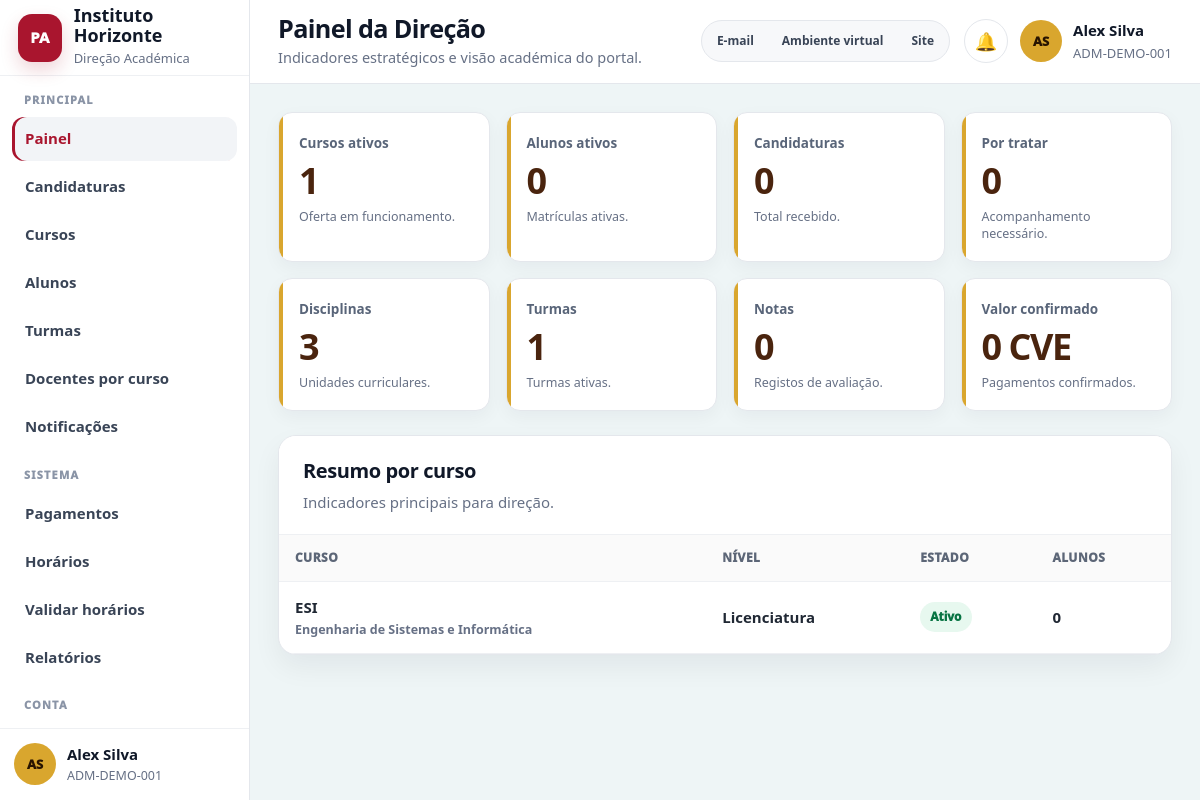
Screenshot of /dashboards/direcao.php (signed in) with the database file from the repository.
### tables this page shows
CREATE TABLE `users` (
    `id` INT AUTO_INCREMENT PRIMARY KEY,
    `institutional_id` VARCHAR(80) NULL UNIQUE,
    `full_name` VARCHAR(180) NOT NULL,
    `email` VARCHAR(180) NOT NULL UNIQUE,
    `personal_email` VARCHAR(180) NULL,
    `phone` VARCHAR(50) NULL,
    `birth_date` DATE NULL,
    `document_type` VARCHAR(80) NULL,
    `document_number` VARCHAR(100) NULL,
    `address` TEXT NULL,
    `password_hash` VARCHAR(255) NOT NULL,
    `role` VARCHAR(50) NULL,
    `roles` TEXT NULL,
    `status` VARCHAR(30) NOT NULL DEFAULT 'active',
    `is_active` TINYINT(1) NOT NULL DEFAULT 1,
    `must_change_password` TINYINT(1) NOT NULL DEFAULT 0,
    `profile_photo` VARCHAR(255) NULL,
    `identity_document_file` VARCHAR(255) NULL,
    `last_login_at` DATETIME NULL,
    `created_at` DATETIME NOT NULL DEFAULT CURRENT_TIMESTAMP,
    `updated_at` DATETIME NULL DEFAULT NULL ON UPDATE CURRENT_TIMESTAMP,
    INDEX `idx_users_institutional_id` (`institutional_id`),
    INDEX `idx_users_email` (`email`),
    INDEX `idx_users_role` (`role`),
    INDEX `idx_users_status` (`status`)
);

CREATE TABLE `courses` (
    `id` INT AUTO_INCREMENT PRIMARY KEY,
    `code` VARCHAR(50) NOT NULL UNIQUE,
    `name` VARCHAR(180) NOT NULL,
    `level` VARCHAR(50) NOT NULL DEFAULT 'licenciatura',
    `duration_years` INT NULL,
    `description` TEXT NULL,
    `status` VARCHAR(20) NOT NULL DEFAULT 'active',
    `created_at` DATETIME NOT NULL DEFAULT CURRENT_TIMESTAMP,
    `updated_at` DATETIME NULL DEFAULT NULL ON UPDATE CURRENT_TIMESTAMP,
    INDEX `idx_courses_level` (`level`),
    INDEX `idx_courses_status` (`status`)
);

### includes/helpers.php (called while the page is built, shortened)
<?php
function e(string $value): string
{
    return htmlspecialchars($value, ENT_QUOTES, 'UTF-8');
}

### includes/auth.php (called while the page is built, shortened)
<?php
require_once __DIR__ . '/../config/database.php';
require_once __DIR__ . '/helpers.php';
function is_logged_in(): bool
{
    return isset($_SESSION['user_id']);
}
function current_user(): ?array
{
    global $pdo;
    $stmt = $pdo->prepare("
        SELECT
            users.id,
            users.institutional_id,
            users.full_name,
            users.email,
            users.status,
            users.must_change_password,
            GROUP_CONCAT(roles.code) AS roles
        FROM users
        INNER JOIN user_roles ON user_roles.user_id = users.id
        INNER JOIN roles ON roles.id = user_roles.role_id
        WHERE users.id = ?
        GROUP BY users.id
        LIMIT 1
    ");
    $stmt->execute([$_SESSION['user_id']]);
    $user = $stmt->fetch();
    $user['roles_array'] = $user['roles'] ? explode(',', $user['roles']) : [];
    return $user;
}
function require_login(): void
{
    $user = current_user();
}
function require_any_role(array $roles): void
{
    require_login();
    $user = current_user();
    foreach ($roles as $role) {
        if (in_array($role, $user['roles_array'], true)) {
            return;
        }
    }
}

### includes/portal_ui_helpers.php (called while the page is built, shortened)
<?php
if (!function_exists('portal_count')) {
    function portal_count(PDO $pdo, string $sql, array $params = []): int
    { try { $stmt=$pdo->prepare($sql); $stmt->execute($params); return (int)($stmt->fetchColumn() ?: 0); } catch(Throwable $e){ return 0; } }
}
if (!function_exists('portal_rows')) {
    function portal_rows(PDO $pdo, string $sql, array $params = []): array
    { try { $stmt=$pdo->prepare($sql); $stmt->execute($params); return $stmt->fetchAll(); } catch(Throwable $e){ return []; } }
}
if (!function_exists('portal_one')) {
    function portal_one(PDO $pdo, string $sql, array $params = []): ?array
    { try { $stmt=$pdo->prepare($sql); $stmt->execute($params); $row=$stmt->fetch(); return $row ?: null; } catch(Throwable $e){ return null; } }
}
if (!function_exists('portal_money')) {
    function portal_money($value): string { return number_format((float)($value ?: 0), 0, ',', '.') . ' CVE'; }
}
if (!function_exists('portal_label_status')) {
    function portal_label_status(?string $status): string
    {
        $s = (string)$status;
        $map = [
            'active'=>'Ativo','inactive'=>'Inativo','blocked'=>'Bloqueado','pending'=>'Pendente','success'=>'Sucesso','info'=>'Informação','warning'=>'Aviso','danger'=>'Alerta','error'=>'Erro','frequencia'=>'Frequência','trabalho'=>'Trabalho','exame'=>'Exame','recurso'=>'Recurso','in_review'=>'Em análise','missing_documents'=>'Documentos em falta','documents_validated'=>'Documentos validados','approved'=>'Aprovada','rejected'=>'Rejeitada','credentials_sent'=>'Credenciais enviadas',
            'em_analise'=>'Em análise','confirmado'=>'Confirmado','rejeitado'=>'Rejeitado','em_atraso'=>'Em atraso','ready'=>'Pronto','delivered'=>'Entregue','draft'=>'Rascunho','submitted'=>'Submetido','reviewed'=>'Revisto','archived'=>'Arquivado','documento_secretaria'=>'Documento da secretaria','relatorio_coordenacao'=>'Relatório de coordenação','relatorio_direcao'=>'Relatório da direção','draft'=>'Rascunho','published'=>'Publicado','validated'=>'Validado','cancelled'=>'Cancelado','present'=>'Presente','absent'=>'Falta','justified'=>'Justificada','terca'=>'Terça-feira','sabado'=>'Sábado','admin'=>'Administrador','secretaria'=>'Secretaria Académica','direcao'=>'Direção Académica','coordenador'=>'Coordenador de Curso','professor'=>'Professor','funcionario'=>'Funcionário Académico','aluno'=>'Aluno','apoio'=>'Apoio académico'
        ];
        return $map[$s] ?? ($s !== '' ? ucfirst(str_replace('_',' ',$s)) : '-');
    }
}
if (!function_exists('portal_badge_class')) {
    function portal_badge_class(?string $status): string
    {
        $s=(string)$status;
        if (in_array($s,['active','approved','credentials_sent','documents_validated','confirmado','ready','delivered','present','submitted','reviewed','success','published','validated'],true)) return 'ui-badge-success';
        return 'ui-badge-info';
    }
}
if (!function_exists('portal_initials_safe')) {
    function portal_initials_safe(string $name): string
    {
        $parts=preg_split('/\s+/', trim($name)); if(!$parts || $parts[0]==='') return 'UP';
        $first=mb_substr($parts[0],0,1,'UTF-8'); $last=count($parts)>1?mb_substr(end($parts),0,1,'UTF-8'):'';
        return mb_strtoupper($first.$last,'UTF-8');
    }
}

### dashboards/direcao.php (the view, shortened to what this page needs)
<?php
require_once __DIR__ . '/../includes/portal_layout.php';
require_any_role(['direcao','admin']);
$forcedRole = 'direcao';
$metrics=['courses'=>portal_count($pdo,"SELECT COUNT(*) FROM courses WHERE status='active'"),'students'=>portal_count($pdo,"SELECT COUNT(*) FROM students WHERE enrollment_status='active'"),'apps'=>portal_count($pdo,"SELECT COUNT(*) FROM applications"),'pending'=>portal_count($pdo,"SELECT COUNT(*) FROM applications WHERE status IN ('pending','in_review','missing_documents')"),'subjects'=>portal_count($pdo,"SELECT COUNT(*) FROM subjects WHERE status='active'"),'classes'=>portal_count($pdo,"SELECT COUNT(*) FROM academic_classes WHERE status='active'"),'grades'=>portal_count($pdo,"SELECT COUNT(*) FROM grades"),'value'=>portal_money(portal_count($pdo,"SELECT COALESCE(SUM(amount_cve),0) FROM payments WHERE status='confirmado'"))];
$courses=portal_rows($pdo,"SELECT courses.*, COUNT(students.id) AS total_students FROM courses LEFT JOIN students ON students.course_id=courses.id GROUP BY courses.id ORDER BY courses.name ASC LIMIT 8");
portal_layout_start('dashboard', 'Painel da Direção', 'Indicadores estratégicos e visão académica do portal.', $forcedRole);
?>
<div class="ui-kpi-grid">
    <div class="ui-kpi"><span>Cursos ativos</span><strong><?= e((string)($metrics['courses'])); ?></strong><small>Oferta em funcionamento.</small></div>
    <div class="ui-kpi"><span>Alunos ativos</span><strong><?= e((string)($metrics['students'])); ?></strong><small>Matrículas ativas.</small></div>
    <div class="ui-kpi"><span>Candidaturas</span><strong><?= e((string)($metrics['apps'])); ?></strong><small>Total recebido.</small></div>
    <div class="ui-kpi"><span>Por tratar</span><strong><?= e((string)($metrics['pending'])); ?></strong><small>Acompanhamento necessário.</small></div>
    <div class="ui-kpi"><span>Disciplinas</span><strong><?= e((string)($metrics['subjects'])); ?></strong><small>Unidades curriculares.</small></div>
    <div class="ui-kpi"><span>Turmas</span><strong><?= e((string)($metrics['classes'])); ?></strong><small>Turmas ativas.</small></div>
    <div class="ui-kpi"><span>Notas</span><strong><?= e((string)($metrics['grades'])); ?></strong><small>Registos de avaliação.</small></div>
    <div class="ui-kpi"><span>Valor confirmado</span><strong><?= e((string)($metrics['value'])); ?></strong><small>Pagamentos confirmados.</small></div>
</div>
<div class="ui-panel"><div class="ui-panel-header"><div><h2>Resumo por curso</h2><p>Indicadores principais para direção.</p></div></div><div class="ui-table-wrap"><table class="ui-table"><thead><tr><th>Curso</th><th>Nível</th><th>Estado</th><th>Alunos</th></tr></thead><tbody><?php if(empty($courses)): ?><tr><td colspan="4" class="ui-empty">Sem cursos.</td></tr><?php endif; ?><?php foreach($courses as $c): ?><tr><td><strong><?= e($c['code'] ?? '-'); ?></strong><small><?= e($c['name'] ?? '-'); ?></small></td><td><?= e($c['level'] ?? '-'); ?></td><td><span class="ui-badge <?= e(portal_badge_class($c['status'] ?? '')); ?>"><?= e(portal_label_status($c['status'] ?? '')); ?></span></td><td><?= (int)($c['total_students'] ?? 0); ?></td></tr><?php endforeach; ?></tbody></table></div></div>
<?php portal_layout_end(); ?>

### includes/portal_layout.php (shortened to what this page needs)
<?php
require_once __DIR__ . '/auth.php';
require_once __DIR__ . '/portal_ui_helpers.php';
if (file_exists(__DIR__ . '/notification_widget.php')) {
    require_once __DIR__ . '/notification_widget.php';
}
if (!function_exists('portal_initials')) {
    function portal_initials(string $name): string
    {
        return portal_initials_safe($name);
    }
}
if (!function_exists('portal_role_label')) {
    function portal_role_label(string $role): string
    {
        return [
            'admin' => 'Administrador',
            'secretaria' => 'Secretaria Académica',
            'direcao' => 'Direção Académica',
            'coordenador' => 'Coordenação de Curso',
            'professor' => 'Área do Professor',
            'funcionario' => 'Área do Funcionário',
            'aluno' => 'Área do Aluno',
        ][$role] ?? 'Portal Académico';
    }
}
if (!function_exists('portal_section_label')) {
    function portal_section_label(string $section): string
    {
        return [
            'principal' => 'Principal',
            'academico' => 'Académico',
            'processos' => 'Processos',
            'sistema' => 'Sistema',
            'conta' => 'Conta',
        ][$section] ?? ucfirst($section);
    }
}
if (!function_exists('portal_active')) {
    function portal_active(string $active, string $key): string
    {
        return $active === $key ? 'active' : '';
    }
}
if (!function_exists('portal_user_photo_url')) {
    function portal_user_photo_url(array $user): string
    {
        $photo = trim((string) ($user['profile_photo'] ?? ''));
        if ($photo === '') {
            return '';
        }
        return APP_URL . '/' . ltrim($photo, '/');
    }
}
if (!function_exists('portal_avatar_html')) {
    function portal_avatar_html(array $user, string $name, string $class = 'ui-avatar-sm'): string
    {
        $photoUrl = portal_user_photo_url($user);
        return '<div class="' . e($class) . '">' . e(portal_initials($name)) . '</div>';
    }
}
if (!function_exists('portal_menu_items')) {
    function portal_menu_items(string $role): array
    {
        return $menus[$role] ?? $menus['aluno'];
    }
}
if (!function_exists('portal_layout_start')) {
    function portal_layout_start(string $activeMenu, string $title, string $subtitle = '', ?string $forcedRole = null): void
    {
        $user = current_user();
        global $pdo;
        if (isset($pdo) && $pdo instanceof PDO && function_exists('portal_one')) {
            $freshUser = portal_one($pdo, "SELECT * FROM users WHERE id = ? LIMIT 1", [(int) ($user['id'] ?? 0)]);
            if ($freshUser) {
                $user = array_merge($user, $freshUser);
            }
        }
        $role = $forcedRole ?: portal_detect_role($user);
        $menus = portal_menu_items($role);
        $userName = (string) ($user['full_name'] ?? 'Utilizador');
        $userCode = (string) ($user['institutional_id'] ?? '');
        $roleLabel = portal_role_label($role);
        ?>
<!DOCTYPE html>
<html lang="pt-CV">
<head>
    <link rel="stylesheet" href="<?= e(APP_URL); ?>/assets/css/portal-modern.css">
</head>
<body class="ui-body">
<div class="ui-shell">
    <aside class="ui-sidebar">
        <div class="ui-brand">
            <div class="ui-brand-mark">PA</div>
            <div>
                <strong>Instituto Horizonte</strong>
                <span><?= e($roleLabel); ?></span>
            </div>
        </div>
        <nav class="ui-nav" aria-label="Menu principal">
            <?php foreach ($menus as $section => $items): ?>
                <span class="ui-nav-title"><?= e(portal_section_label($section)); ?></span>
                <?php foreach ($items as $item): ?>
                    <a class="<?= e(portal_active($activeMenu, $item['key'])); ?>" href="<?= e(APP_URL . $item['url']); ?>"><?= e($item['label']); ?></a>
                <?php endforeach; ?>
            <?php endforeach; ?>
        </nav>
        <div class="ui-sidebar-footer">
            <div class="ui-mini-user">
                <?= portal_avatar_html($user, $userName, 'ui-avatar-sm'); ?>
                <div>
                    <strong><?= e($userName); ?></strong>
                    <span><?= e($userCode); ?></span>
                </div>
            </div>
        </div>
    </aside>
    <main class="ui-main">
        <header class="ui-topbar">
            <div>
                <h1><?= e($title); ?></h1>
                <?php if ($subtitle !== ''): ?><p><?= e($subtitle); ?></p><?php endif; ?>
            </div>
            <div class="ui-topbar-actions">
                <nav class="ui-utility-links" aria-label="Ligações rápidas">
                    <a href="https://m365.cloud.microsoft/" target="_blank" rel="noopener">E-mail</a>
                    <a href="#" aria-disabled="true">Ambiente virtual</a>
                    <a href="<?= e(APP_URL); ?>/index.php">Site</a>
                </nav>
                <?php if (function_exists('render_notification_user_box')): ?>
                    <?php render_notification_user_box($user, $userCode, 'ui'); ?>
                <?php endif; ?>
            </div>
        </header>
        <section class="ui-content">
        <?php
    }
}
if (!function_exists('portal_layout_end')) {
    function portal_layout_end(): void
    {
        ?>
        </section>
    </main>
</div>
</body>
</html>
        <?php
    }
}

### includes/notification_widget.php (shortened to what this page needs)
<?php
if (!function_exists('notify_initials')) {
    function notify_initials(string $name): string
    {
        return function_exists('portal_initials_safe') ? portal_initials_safe($name) : 'PA';
    }
}
if (!function_exists('render_notification_user_box')) {
    function render_notification_user_box(array $user, string $subtitle = '', string $theme = 'ui'): void
    {
        $name = (string) ($user['full_name'] ?? 'Utilizador');
        $code = $subtitle !== '' ? $subtitle : (string) ($user['institutional_id'] ?? '');
        $photoUrl = function_exists('portal_user_photo_url') ? portal_user_photo_url($user) : '';
        ?>
        <div class="notification-user-area">
            <details class="notify-menu">
                <summary class="notify-trigger" aria-label="Abrir notificações" title="Notificações">
                    <span class="notify-icon" aria-hidden="true">🔔</span>
                </summary>
            </details>
            <div class="ui-user-box">
                <?php if ($photoUrl !== ''): ?>
                    <img class="ui-avatar-sm is-photo" src="<?= e($photoUrl); ?>" alt="Fotografia de perfil">
                <?php else: ?>
                    <div class="ui-avatar-sm"><?= e(notify_initials($name)); ?></div>
                <?php endif; ?>
                <div>
                    <strong><?= e($name); ?></strong>
                    <span><?= e($code); ?></span>
                </div>
            </div>
        </div>
        <?php
    }
}

### rows the page displays
users: full_name "AS", full_name "Alex Silva", institutional "ADM-DEMO-001"
courses: code "ESI", name "Engenharia de Sistemas e Informática", level "Licenciatura", status "Ativo", total_students "0"

### other values shown
$roleLabel "Direção Académica"
portal_section_label($section) "PRINCIPAL"
$item['label'] "Painel"
$item['label'] "Candidaturas"
$item['label'] "Cursos"
$item['label'] "Alunos"
$item['label'] "Turmas"
$item['label'] "Docentes por curso"
$item['label'] "Notificações"
portal_section_label($section) "SISTEMA"
$item['label'] "Pagamentos"
$item['label'] "Horários"
$item['label'] "Validar horários"
$item['label'] "Relatórios"
portal_section_label($section) "CONTA"
